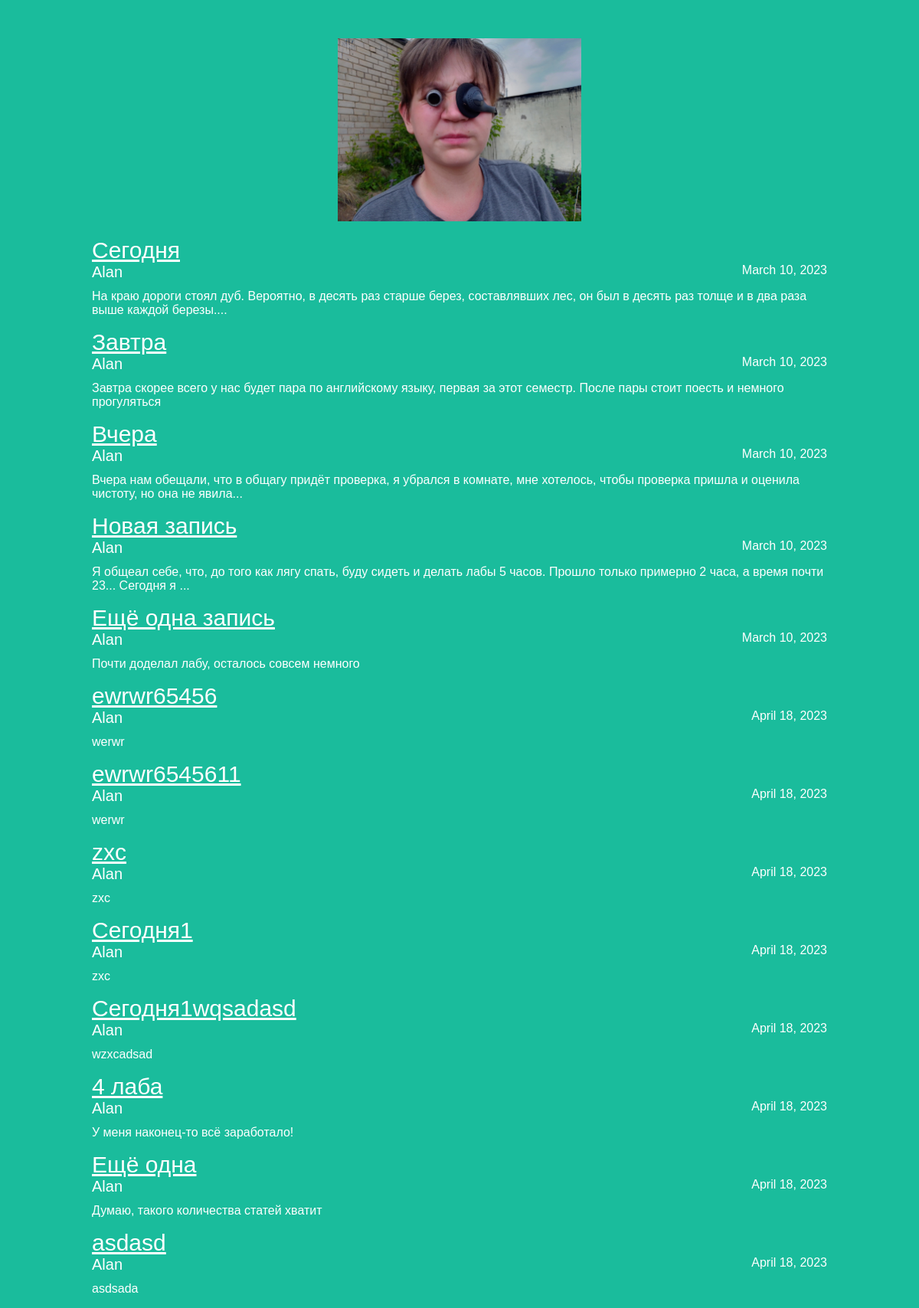
The page / on the database its author committed.
### articles/models.py (models this page shows, shortened)
class Article(models.Model):
    title = models.CharField(max_length=200)
    author = models.ForeignKey(User, on_delete=models.CASCADE)
    text = models.TextField()
    created_date = models.DateField(auto_now_add=True)
    def get_excerpt(self):
        return self.text[:140] + "..." if len(self.text) > 140 else self.text

### articles/views.py (the view)
# urls.py: path('', views.archive, name='home'),
def archive(request):
    return render(request, 'archive.html', {"posts": Article.objects.all()})

### articles/templates/archive.html (shortened to what this page needs)
<!DOCTYPE html>
{% load static %}
<html lang="en">
<head>
    <link rel="stylesheet" href=" {% static 'articles/css/article.css' %}">
</head>
<body>
  <div class="header">
        <img src="{% static 'articles/img/cyper_pyrate.png' %}" alt="Кибер-Пират" >
  </div>
  <div class="archive">
  {% for post in posts %}
          <div>
            <a href="article/{{post.id}}">{{ post.title }}</a>
                <div class="article-info">
                <div class="article-author">{{ post.author.username }}</div>
                <div class="article-created-date">{{ post.created_date }}</div>
                </div>
          <p class="article-text">{{ post.get_excerpt }}</p>
          </div>
  {% endfor %}
  </div>
</body>
</html>

### articles/static/articles/css/article.css (style rules this page uses)
body { background: #1abc9c; font-family: Tahoma, Arial, sans-serif; color: #ffffff; margin-left: 50px; margin-right: 50px; margin-top: 50px; }
.header img { display: block; width: 318px; margin-left: auto; margin-right: auto; }
.archive { width: 960px; margin-left: auto; margin-right: auto; }
a { color: #ffffff; font-size: 30px; }
.article-author { width: 50%; float: left; font-size: 20px; }
.article-created-date { text-align: right; }

### rows shown on the page
Article: title "Сегодня", author.username "Alan", created_date "March 10, 2023", get_excerpt "На краю дороги стоял дуб. Вероятно, в десять раз старше берез, составлявших лес, он был в десять раз толще и в два раза выше каждой березы...."
Article: title "Завтра", author.username "Alan", created_date "March 10, 2023", get_excerpt "Завтра скорее всего у нас будет пара по английскому языку, первая за этот семестр. После пары стоит поесть и немного прогуляться"
Article: title "Вчера", author.username "Alan", created_date "March 10, 2023", get_excerpt "Вчера нам обещали, что в общагу придёт проверка, я убрался в комнате, мне хотелось, чтобы проверка пришла и оценила чистоту, но она не явила..."
Article: title "Новая запись", author.username "Alan", created_date "March 10, 2023", get_excerpt "Я общеал себе, что, до того как лягу спать, буду сидеть и делать лабы 5 часов. Прошло только примерно 2 часа, а время почти 23... Сегодня я ..."
Article: title "Ещё одна запись", author.username "Alan", created_date "March 10, 2023", get_excerpt "Почти доделал лабу, осталось совсем немного"
Article: title "ewrwr65456", author.username "Alan", created_date "April 18, 2023", get_excerpt "werwr"
Article: title "ewrwr6545611", author.username "Alan", created_date "April 18, 2023", get_excerpt "werwr"
Article: title "zxc", author.username "Alan", created_date "April 18, 2023", get_excerpt "zxc"
Article: title "Сегодня1", author.username "Alan", created_date "April 18, 2023", get_excerpt "zxc"
Article: title "Сегодня1wqsadasd", author.username "Alan", created_date "April 18, 2023", get_excerpt "wzxcadsad"
Article: title "4 лаба", author.username "Alan", created_date "April 18, 2023", get_excerpt "У меня наконец-то всё заработало!"
Article: title "Ещё одна", author.username "Alan", created_date "April 18, 2023", get_excerpt "Думаю, такого количества статей хватит"
Article: title "asdasd", author.username "Alan", created_date "April 18, 2023", get_excerpt "asdsada"
